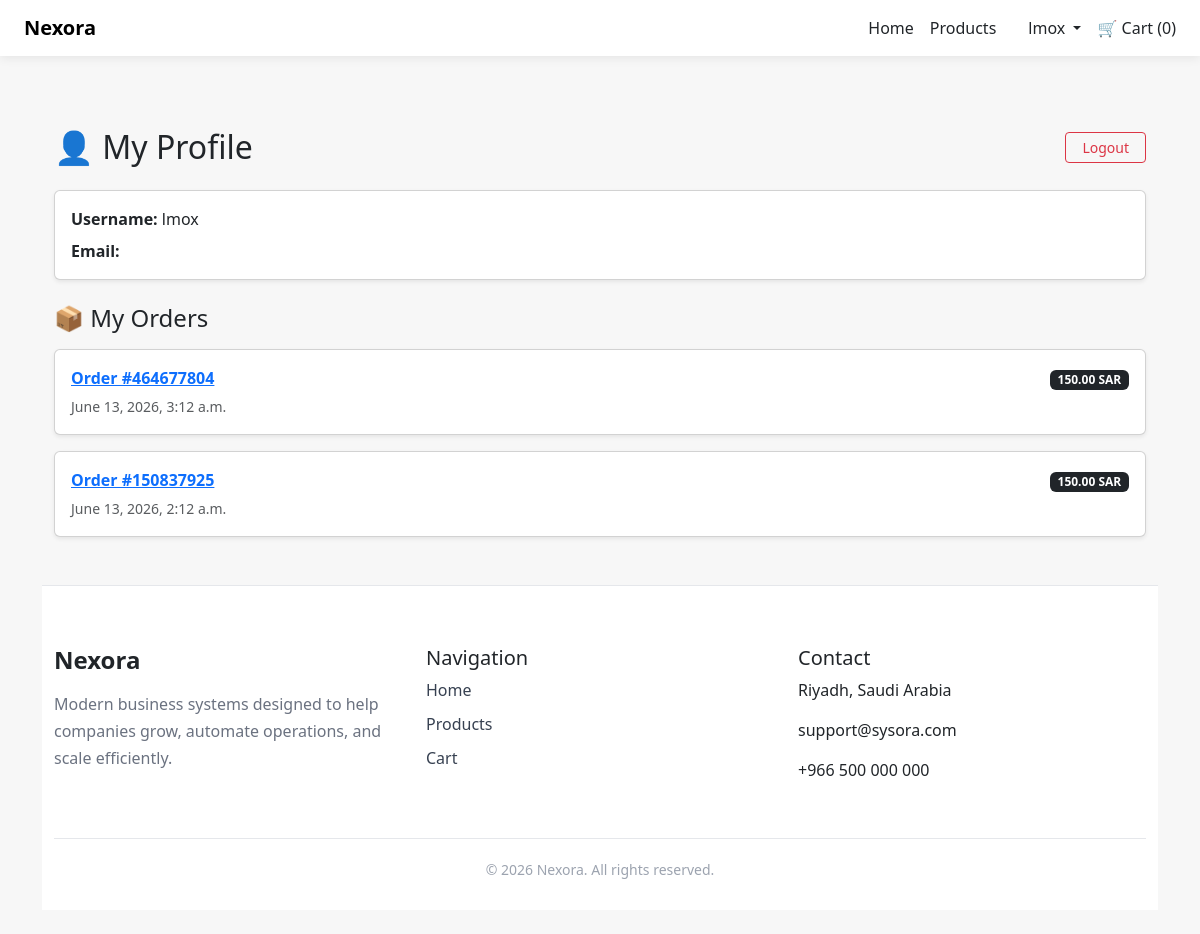
The app's page /profile/ (signed in) with its own data.
### orders/models.py (models this page shows, shortened)
class Order(models.Model):
    user = models.ForeignKey(User, on_delete=models.CASCADE)
    total = models.DecimalField(max_digits=10, decimal_places=2)
    created_at = models.DateTimeField(auto_now_add=True)
    order_number = models.CharField(max_length=12, unique=True, blank=True)

### accounts/views.py (the view)
# urls.py: path('profile/', views.profile_view, name='profile'),
@login_required
def profile_view(request):
    orders = Order.objects.filter(user=request.user).order_by('-created_at')
    return render(request, 'accounts/profile.html', {
        'orders': orders
    })

### cart/context_processors.py (called while the page is built)
def cart_counter(request):
    cart = request.session.get('cart', {})
    count = sum(cart.values())
    return {
        'cart_count': count
    }

### templates/accounts/profile.html
{% extends 'base.html' %}
{% block content %}
<div class="container mt-5">
    <div class="d-flex justify-content-between align-items-center mb-4">
        <h2 class="mb-0">👤 My Profile</h2>
        <a href="{% url 'logout' %}" class="btn btn-outline-danger btn-sm px-3">
            Logout
        </a>
    </div>
    <div class="card shadow-sm p-3 mb-4">
        <p class="mb-2"><strong>Username:</strong> {{ user.username }}</p>
        <p class="mb-0"><strong>Email:</strong> {{ user.email }}</p>
    </div>
    <h4 class="mb-3">📦 My Orders</h4>
    {% for order in orders %}
        <div class="card shadow-sm p-3 mb-3">
            <div class="d-flex justify-content-between">
                <div>
                    <p class="mb-1">
                        <strong>
                            <a href="{% url 'order_detail' order.id %}">
                                    Order #{{ order.order_number }}
                            </a>
                        </strong>
                    </p>
                    <small class="text-muted">{{ order.created_at }}</small>
                </div>
                <div class="text-end">
                    <span class="badge bg-dark">
                        {{ order.total }} SAR
                    </span>
                </div>
            </div>
        </div>
    {% empty %}
        <div class="alert alert-light border">
            No orders yet.
        </div>
    {% endfor %}
</div>
{% endblock %}

### templates/base.html (shortened to what this page needs)
<!DOCTYPE html>
<html lang="en">
<head>
    {% load static %}
    <link href="https://cdn.jsdelivr.net/npm/bootstrap@5.3.0/dist/css/bootstrap.min.css" rel="stylesheet">
    <link rel="stylesheet" href="{% static 'css/style.css' %}">
    <link rel="stylesheet" href="{% static 'css/components.css' %}">
</head>
<body>
<nav class="navbar navbar-expand-lg bg-white px-4 py-2">
    <a class="navbar-brand fw-bold" href="/"> Nexora</a>
    <div class="ms-auto d-flex gap-3">
        <a class="text-dark text-decoration-none" href="/">Home</a>
        <a class="text-dark text-decoration-none" href="/products/">Products</a>
        <a class="text-dark text-decoration-none" href="/login/">
            {% if user.is_authenticated %}
            <div class="dropdown d-inline">
                <a class="nav-link d-inline dropdown-toggle text-dark" href="#" role="button" data-bs-toggle="dropdown">
                    {{ user.username }}
                </a>
            </div>
            {% endif %}
        </a>
        <a class="text-dark text-decoration-none" href="/cart/">
            🛒 Cart ({{ cart_count }})
        </a>
    </div>
</nav>
<div class="container py-4">
    {% block content %}
    {% endblock %}
    <footer class="footer-custom mt-5">
    <div class="container">
        <div class="row">
            <div class="col-md-4">
                <h4 class="footer-logo">Nexora</h4>
                <p class="footer-text">
                    Modern business systems designed to help companies grow,
                    automate operations, and scale efficiently.
                </p>
            </div>
            <div class="col-md-4">
                <h5>Navigation</h5>
                <ul class="footer-links">
                    <li><a href="/">Home</a></li>
                    <li><a href="{% url 'product_list' %}">Products</a></li>
                    <li><a href="/cart/">Cart</a></li>
                </ul>
            </div>
            <div class="col-md-4">
                <h5>Contact</h5>
                <p>Riyadh, Saudi Arabia</p>
                <p>support@sysora.com</p>
                <p>+966 500 000 000</p>
            </div>
        </div>
        <div class="footer-bottom">
            © 2026 Nexora. All rights reserved.
        </div>
    </div>
</footer>
</div>
</body>
</html>

### static/css/style.css (style rules this page uses)
body { background-color: #f7f7f7; font-family: 'Segoe UI', sans-serif; }
.navbar { box-shadow: 0 2px 10px rgba(0,0,0,0.08); }

### static/css/components.css (style rules this page uses)
.footer-custom { margin-top: 80px; background: #ffffff; border-top: 1px solid #e5e7eb; padding: 60px 0 30px; }
.footer-logo { font-weight: 700; margin-bottom: 16px; }
.footer-text { color: #6b7280; line-height: 1.7; }
.footer-links { list-style: none; padding: 0; }
.footer-links li { margin-bottom: 10px; }
.footer-links a { text-decoration: none; color: #374151; transition: .2s; }
.footer-bottom { margin-top: 40px; padding-top: 20px; border-top: 1px solid #e5e7eb; text-align: center; color: #9ca3af; font-size: 14px; }

### records on screen
Order: order_number "464677804", created_at "June 13, 2026, 3:12 a.m.", total "150.00"
Order: order_number "150837925", created_at "June 13, 2026, 2:12 a.m.", total "150.00"

### other values on screen
{{ user.username }} "lmox"
{{ cart_count }} "0"
